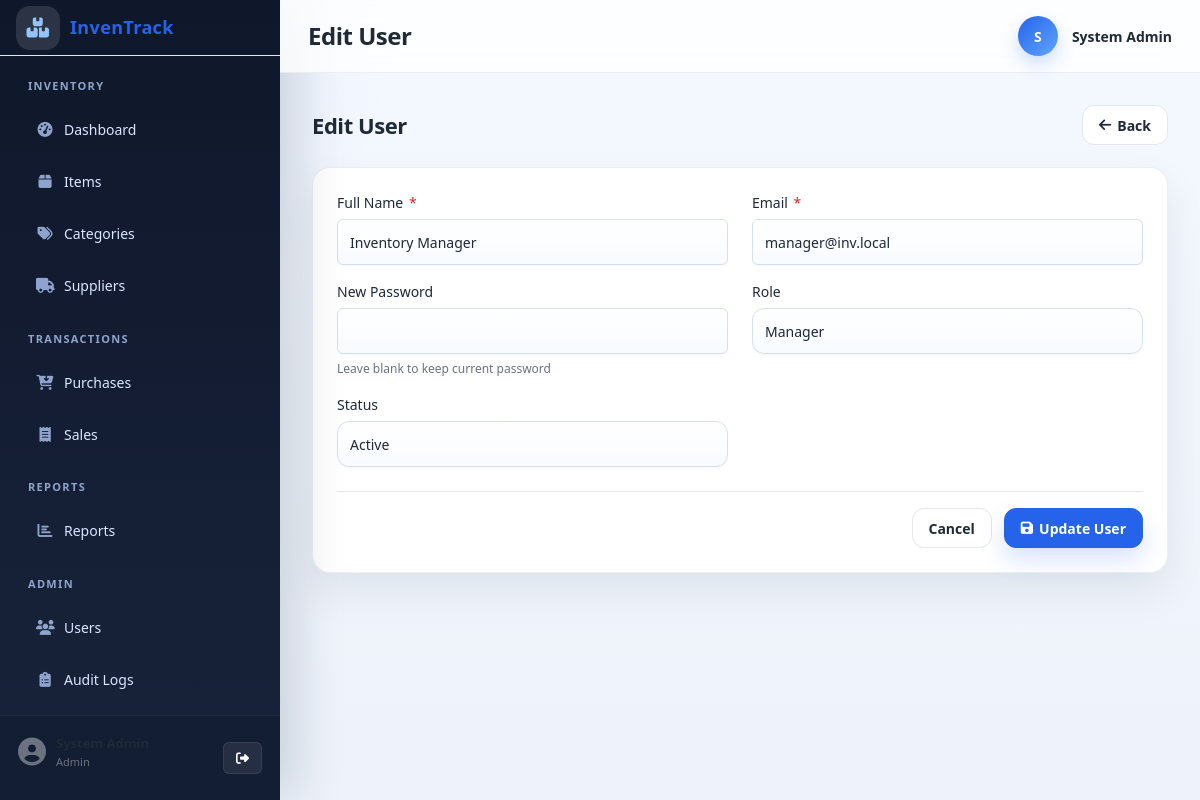
/pages/users/edit.php?id=2 (signed in), run on the app's committed database.
### tables this page shows
CREATE TABLE users (
    id            INT            AUTO_INCREMENT PRIMARY KEY,
    name          VARCHAR(100)   NOT NULL,
    email         VARCHAR(150)   NOT NULL,
    password_hash VARCHAR(255)   NOT NULL,
    role          ENUM('admin','manager','staff') NOT NULL DEFAULT 'staff',
    status        ENUM('active','inactive')       NOT NULL DEFAULT 'active',
    created_at    DATETIME       DEFAULT CURRENT_TIMESTAMP,
    CONSTRAINT uq_users_email UNIQUE (email)
);

### includes/auth.php (called while the page is built, shortened)
<?php
require_once __DIR__ . '/functions.php';
function current_user(): ?array
{
    return $_SESSION['user'] ?? null;
}

### includes/functions.php (called while the page is built, shortened)
<?php
function app_base_path(): string
{
    static $base_path = null;
    if ($base_path !== null) {
        return $base_path;
    }
    $base_path = '/' . trim(basename(dirname(__DIR__)), '/');
    return $base_path;
}
function app_url(string $path = ''): string
{
    $path = ltrim($path, '/');
    return $path === '' ? app_base_path() . '/' : app_base_path() . '/' . $path;
}
function sanitize(mixed $value): string
{
    return htmlspecialchars(trim((string)$value), ENT_QUOTES, 'UTF-8');
}

### pages/users/edit.php (the view, shortened to what this page needs)
<?php
require_once __DIR__ . '/../../config/db.php';
require_once __DIR__ . '/../../includes/auth.php';
require_once __DIR__ . '/../../includes/functions.php';
$id = (int)($_GET['id'] ?? 0);
$u_stmt = $pdo->prepare('SELECT id, name, email, role, status FROM users WHERE id = :id LIMIT 1');
$u_stmt->execute([':id' => $id]);
$target = $u_stmt->fetch();
$errors = [];
$old    = $target;
require_once __DIR__ . '/../../includes/header.php';
require_once __DIR__ . '/../../includes/sidebar.php';
?>
<div class="page-wrapper">
    <div class="topbar">
        <h1 class="topbar-title">Edit User</h1>
        <div class="topbar-user">
            <div class="user-avatar"><?= strtoupper(substr($user['name'], 0, 1)) ?></div>
            <span class="user-name"><?= sanitize($user['name']) ?></span>
        </div>
    </div>
    <main class="main-content">
        <div class="page-header">
            <h2 class="page-title">Edit User</h2>
            <a href="<?= htmlspecialchars(app_url('pages/users/index.php'), ENT_QUOTES, 'UTF-8') ?>" class="btn-secondary"><i class="fa-solid fa-arrow-left"></i> Back</a>
        </div>
        <div class="form-card">
            <form method="POST">
                <div class="form-grid">
                    <div class="form-group">
                        <label>Full Name <span class="required">*</span></label>
                        <input type="text" name="name" value="<?= sanitize($old['name'] ?? '') ?>" class="<?= isset($errors['name']) ? 'invalid' : '' ?>" required>
                    </div>
                    <div class="form-group">
                        <label>Email <span class="required">*</span></label>
                        <input type="email" name="email" value="<?= sanitize($old['email'] ?? '') ?>" class="<?= isset($errors['email']) ? 'invalid' : '' ?>" required>
                    </div>
                    <div class="form-group">
                        <label>New Password</label>
                        <input type="password" name="password" class="<?= isset($errors['password']) ? 'invalid' : '' ?>">
                        <span class="field-hint">Leave blank to keep current password</span>
                    </div>
                    <div class="form-group">
                        <label>Role</label>
                        <select name="role">
                            <option value="manager" <?= ($old['role'] ?? '')==='manager' ? 'selected' : '' ?>>Manager</option>
                        </select>
                    </div>
                    <div class="form-group">
                        <label>Status</label>
                        <select name="status">
                            <option value="active"   <?= ($old['status'] ?? '')==='active'   ? 'selected' : '' ?>>Active</option>
                        </select>
                    </div>
                </div>
                <div class="form-footer">
                    <a href="<?= htmlspecialchars(app_url('pages/users/index.php'), ENT_QUOTES, 'UTF-8') ?>" class="btn-secondary">Cancel</a>
                    <button type="submit" class="btn-primary"><i class="fa-solid fa-floppy-disk"></i> Update User</button>
                </div>
            </form>
        </div>
    </main>
</div>
<?php require_once __DIR__ . '/../../includes/footer.php'; ?>

### assets/css/responsive.css (style rules this page uses)
@media (min-width: 992px) { .page-wrapper { margin-left: 240px; } }
@media (min-width: 992px) { .topbar-user .user-name { display: inline; } }
@media (min-width: 992px) { .page-wrapper { margin-left: 280px; } }

### data on the page
users: name "Inventory Manager", email "manager@inv.local", role "Manager", status "Active"

### other printed values
$user_role "Admin"
substr($user['name'], 0, 1) "S"
$user['name'] "System Admin"
